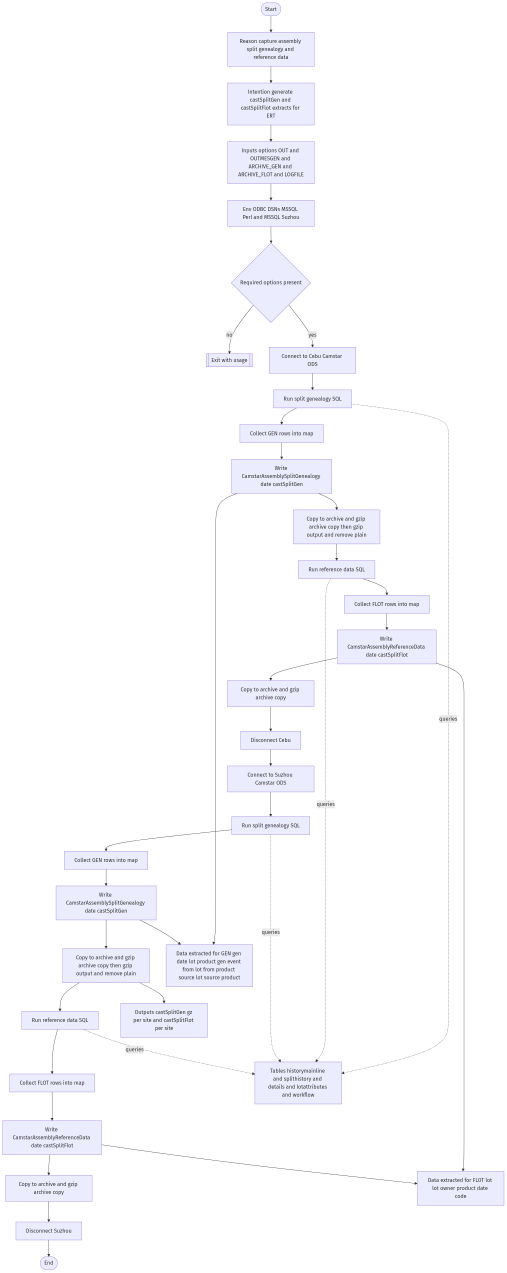
#> input picture docs/camstar-assembly-split-genealogy.png, 1520 x 3817 px (shown at 1/3 size); its folder holds 4 pictures in this run
$ python make_thumbs.py
#> lines starting #> are read from the running program, lines starting #| are printed output that depends on the picture
#!/usr/bin/env python3
"""Generate 300px-wide thumbnails for docs/*.png into docs/thumbs/ for quick visual QA."""
import os
from pathlib import Path

try:
    from PIL import Image
except Exception:
    print("Pillow is not installed. Install with: pip install pillow")
    raise

ROOT = Path(__file__).resolve().parents[1]
DOCS = ROOT / 'docs'
OUT = DOCS / 'thumbs'
OUT.mkdir(parents=True, exist_ok=True)

for p in sorted(DOCS.glob('*.png')):
    try:
        with Image.open(p) as im:
#> im is the input picture: PIL image 1520x3817 RGBA; mean R, G, B, A 26.1, 25.9, 28.5, 29.7
            w = 300
            h = int(im.height * (w / im.width))
#> h = 753
            im.thumbnail((w, h))
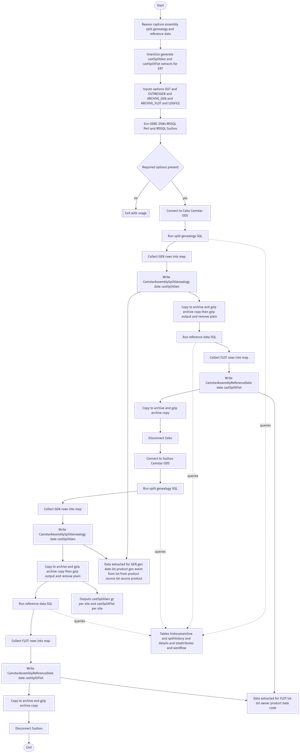
#> im: PIL image 300x753 RGBA; mean R, G, B, A 28.8, 28.3, 31.6, 29.7; transparent parts drawn white
            out = OUT / p.name
            im.save(out, format='PNG')
            print(f'Wrote {out} ({out.stat().st_size} bytes)')
    except Exception as e:
        print(f'FAILED {p}: {e}')
#> pass 2 of the loop `for p in sorted(DOCS.glob('*.png')):`:
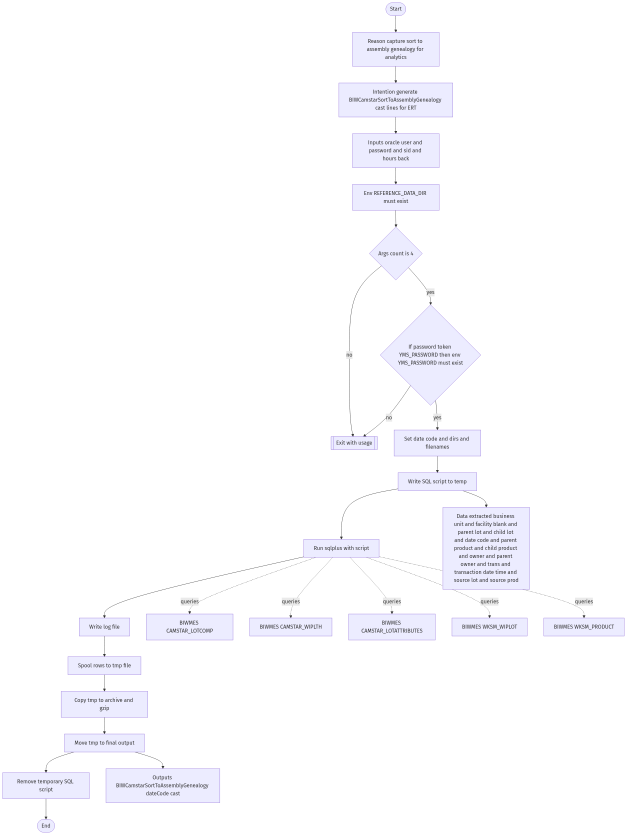
#> input picture docs/camstar-sort-to-assembly-genealogy.png, 1881 x 2505 px (shown at 1/3 size)
#> im is the input picture: PIL image 1881x2505 RGBA; mean R, G, B, A 23.5, 23.3, 25.6, 26.6
#> `im.thumbnail((w, h))`:
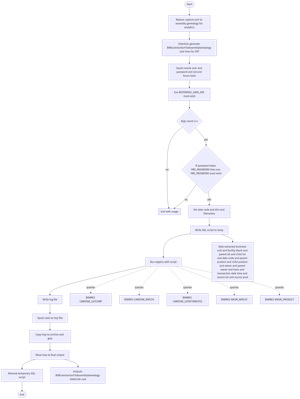
#> im: PIL image 300x399 RGBA; mean R, G, B, A 26.1, 25.7, 28.6, 26.6; transparent parts drawn white
#> pass 3 of the loop `for p in sorted(DOCS.glob('*.png')):`:
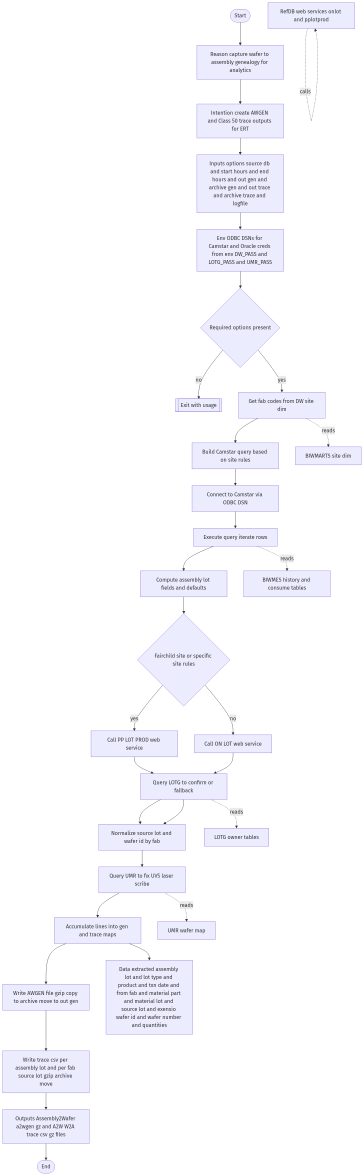
#> input picture docs/camstar-wafer2assembly-genealogy.png, 1092 x 3528 px (shown at 1/3 size)
#> im is the input picture: PIL image 1092x3528 RGBA; mean R, G, B, A 37.7, 37.4, 41, 42.5
#> `im.thumbnail((w, h))`:
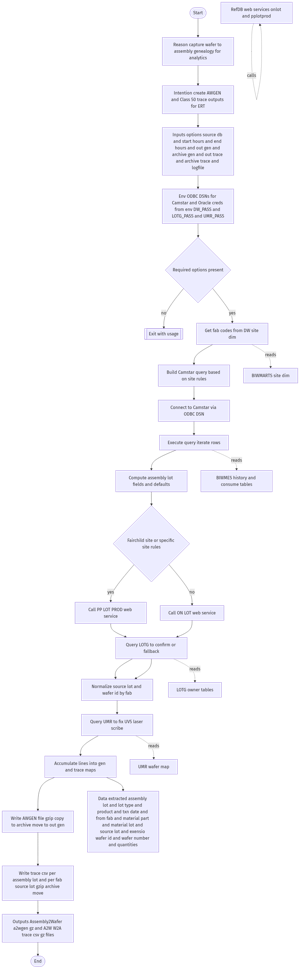
#> im: PIL image 300x969 RGBA; mean R, G, B, A 39.2, 38.8, 43.3, 42.5; transparent parts drawn white
#> the loop made 4 passes; the first 3 are shown
